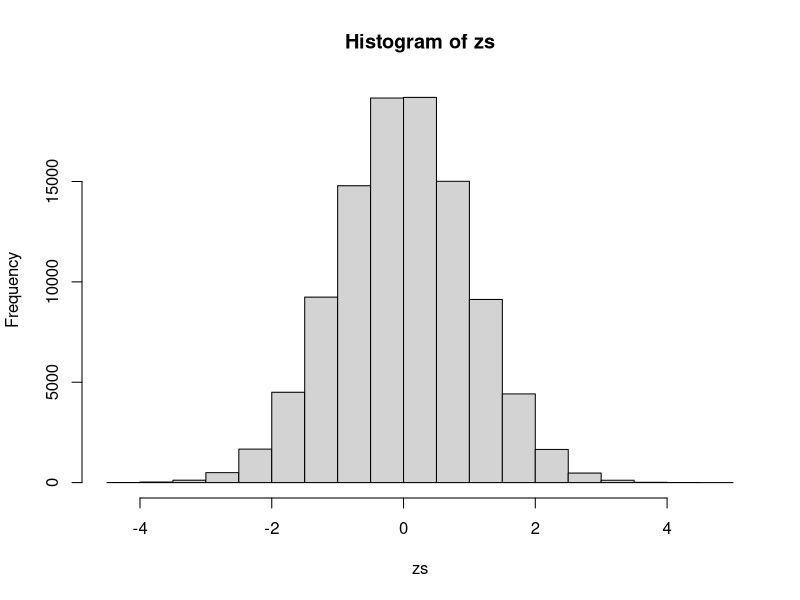
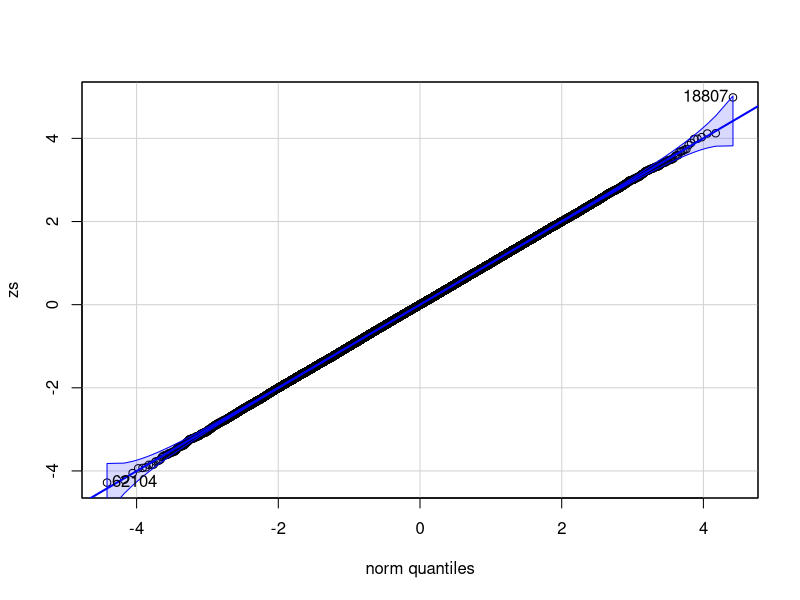
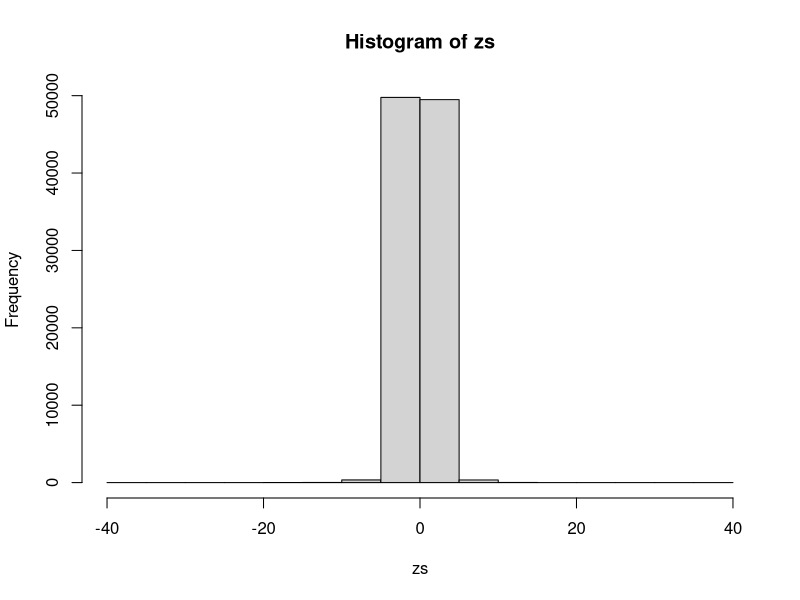
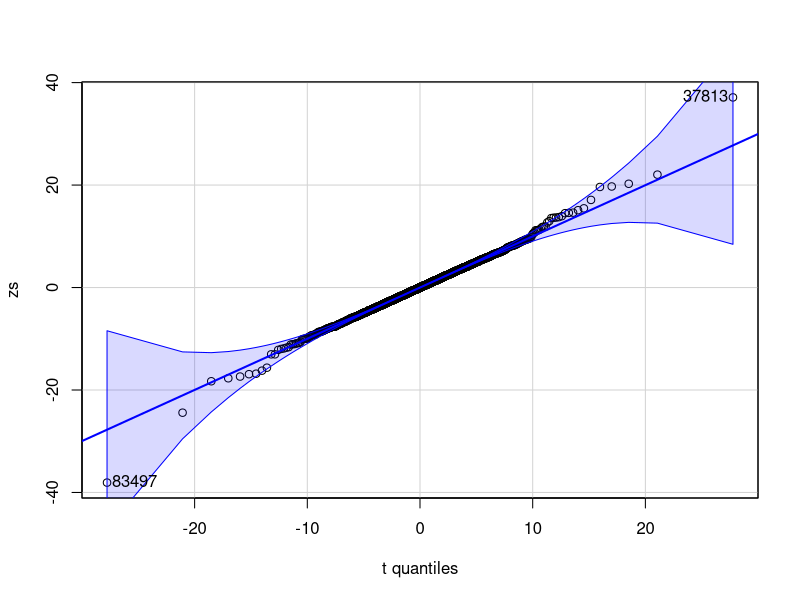
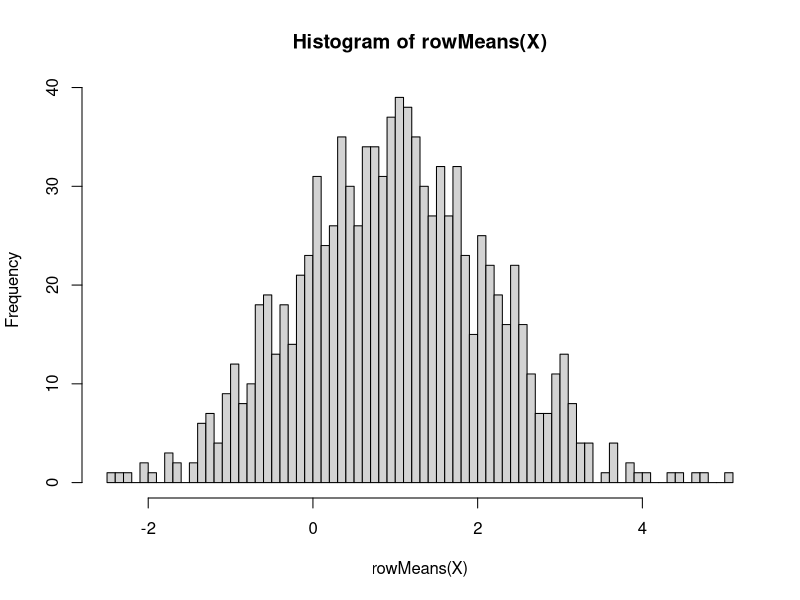
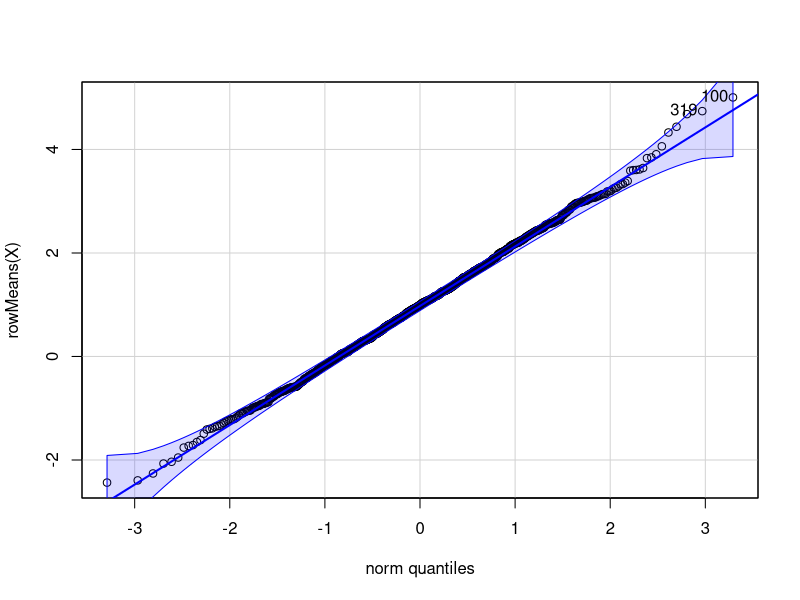
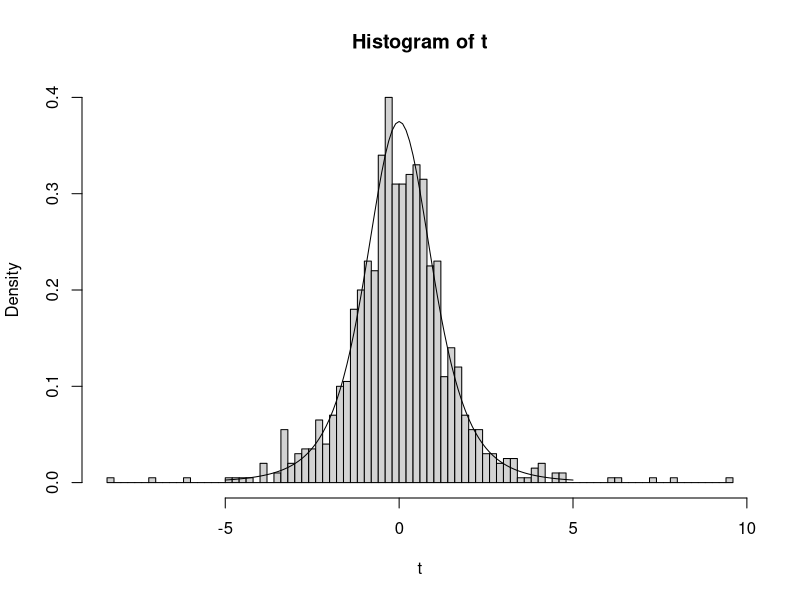
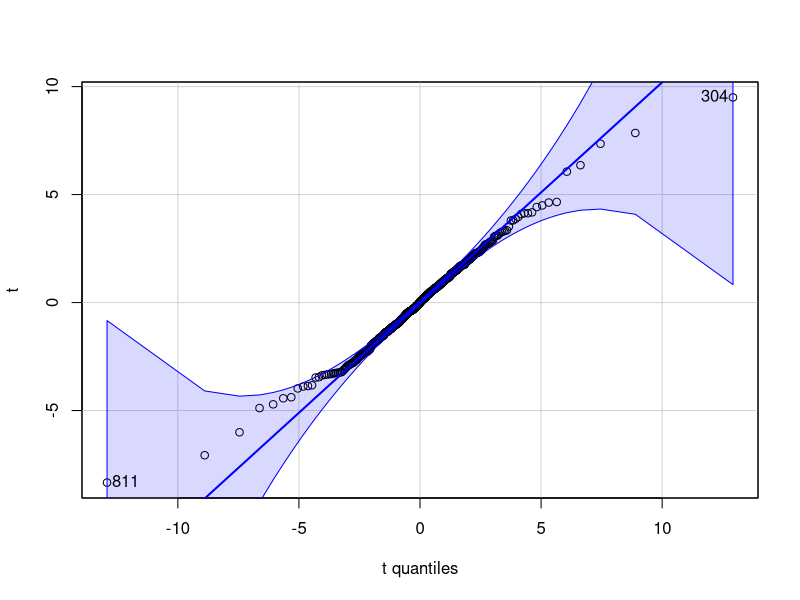

The R source for these figures, in order:
#### Überprüfung z ~ N(0,1)
sigma = 1.42 #bekannt
mu = 42#bekannt
n = 30
repeats = 100000
zs = vector("numeric", repeats)
for (i in 1:repeats){
  x = rnorm(n, mean = mu, sd = sigma)
  z = (mean(x)-mu)/(sigma/sqrt(n))
  zs[i] = z
}
hist(zs)
car::qqPlot(zs)
mean(zs) #~0
sd(zs) #~1
quantile(zs, c(0.025, 0.975)) # ~ -1.96 , 1.96
qnorm(c(0.025, 0.975)) # -1.96 (Theorie)

#### Überprüfung t ~ df(0,1)
sigma_sim = 1.42 #für Simulation 
mu = 42#bekannt
n = 5
repeats = 100000
zs = vector("numeric", repeats)
for (i in 1:repeats){
  x = rnorm(n, mean = mu, sd = sigma_sim)
  sigma = sd(x) ## <--- aus den Daten geschätzt
  z = (mean(x)-mu)/(sigma/sqrt(n))
  zs[i] = z
}
hist(zs)
car::qqPlot(zs, distribution="t", df=n-1)
mean(zs) #~0
sd(zs) #~1
quantile(zs, c(0.025, 0.975)) # ~ -1.96 , 1.96
qt(c(0.025, 0.975), df=n-1) # -1.96 (Theorie)


alpha = 0.0001
1-alpha 
qnorm(1-alpha/2)


n = 3
X = matrix(rnorm(n*1000,1,2), ncol = n)
hist(rowMeans(X),100)
library(car)
car::qqPlot(rowMeans(X))
mean(rowMeans(X)) #~2
sd(rowMeans(X))
sqrt(2*2/n)

###### t-distribution with random data #######
# Random Data
X = matrix(rnorm(4*1000), nrow=1000)
xn = rowMeans(X)
sx = apply(X, 1, sd)

t = xn/(sx/sqrt(4)) # Calculation of t-statistic
hist(t,100, freq=FALSE)
xs = seq(-5,5,0.1)
ys = dt(xs,4)
lines(xs,ys)

library(car)
qqPlot(t, distribution="t", df=3)


####### Aufgabe Cafe #####
x = c(104,103,107,105,102,109,105,104,106)
mean(x)-qt(1-0.025,9-1) * sd(x)/sqrt(9) #103.3694
mean(x)+qt(1-0.025,9-1) * sd(x)/sqrt(9)  #106.6306

t.test(x, conf.level = 0.95)
#t.test(x, alternative="two.sided", conf.level=0.95) default values



####### Aufgabe Breite der KI #####
N = 1000
n1s = seq(0,N,100)
unten = oben = rep(NA, length(n1s))
for (i in 1:length(n1s)){
  n1 = n1s[i]
  res = binom.test(n1, N, conf.level = 0.95)
  unten[i] = res$conf.int[1]
  oben[i] = res$conf.int[2]
}
plot(n1s/N, oben, type = 'l')
lines(n1s/N, unten, type = 'l')

N = 1000
n1s = seq(0, N, 100)
unten = oben = rep(NA, length(n1s))
for (i in 1:length(n1s)){
  n1 = n1s[i]
  res = binom.test(n1, N, conf.level = 0.95)
  unten[i] = res$conf.int[1]
  oben[i] = res$conf.int[2]
}
plot(n1s/N, oben, type = 'n', ylim = c(min(unten), max(oben)), ylab = "Confidence Interval")
for (i in 1:length(n1s)){
  lines(c(n1s[i]/N, n1s[i]/N), c(unten[i], oben[i]), type = 'l', col = "blue")
}





#Aufgabe
inside = 0
reps = 1000
for (r in 1:reps){
  response = sample(c(0,1), N, replace = TRUE, prob = c(0.5,0.5))
  res = binom.test(sum(response), N, conf.level = 0.95)
  if (res$conf.int[1] < 0.5 && 0.5 < res$conf.int[2]){
    inside = inside + 1
  }
}
inside/reps
